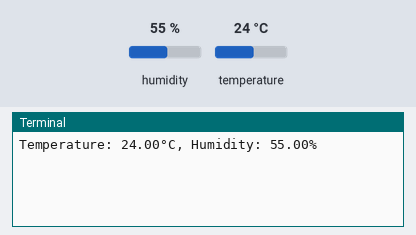
Simulated run of this program. Board: Raspberry Pi (BCM pin numbers). Parts: the last lines printed to the terminal. Inputs (shaded band) come from the test bench; at power-on: humidity 55 %, temperature 24 °C.

Above: at 1.2 s.
1.3 s: humidity set to 22 %
At 11.8 s:
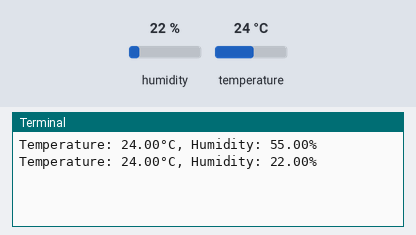
12.0 s: temperature set to 12 °C
At 22.4 s:
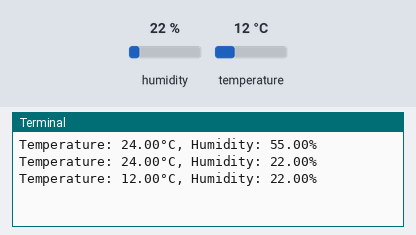
22.7 s: humidity set to 40 %
At 32.6 s:
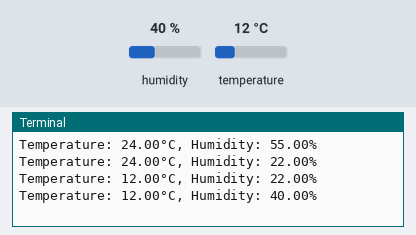
Timing chart, 0 to 34.1 s (numbered marks = the images above; inputs shaded):
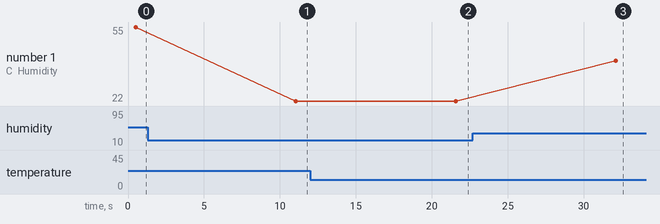

Measured:
- after the input at 1.3 s, the terminal: prints a new line after 9.8 s (image 1)
- after the input at 12.0 s, the terminal: prints a new line after 9.6 s (image 2)
- after the input at 22.7 s, the terminal: prints a new line after 9.4 s (image 3)
- plotted number 1: 55 → 22 after the input at 1.3 s, 22 → 40 after the input at 22.7 s

The program:

Temperature_and_Humidity_Monitoring_project_raspberry_pi.py
```python
import Adafruit_DHT
import time

sensor = Adafruit_DHT.DHT22  # Change to DHT11 if using DHT11
pin = 4  # GPIO pin where the data line is connected

while True:
    humidity, temperature = Adafruit_DHT.read_retry(sensor, pin)
    if humidity is not None and temperature is not None:
        print(f'Temperature: {temperature:.2f}°C, Humidity: {humidity:.2f}%')
        # You can add code here to log the data to a file or send it to a cloud service.
    else:
        print('Failed to retrieve data. Try again later.')
    time.sleep(10)  # Read data every 10 seconds
```
